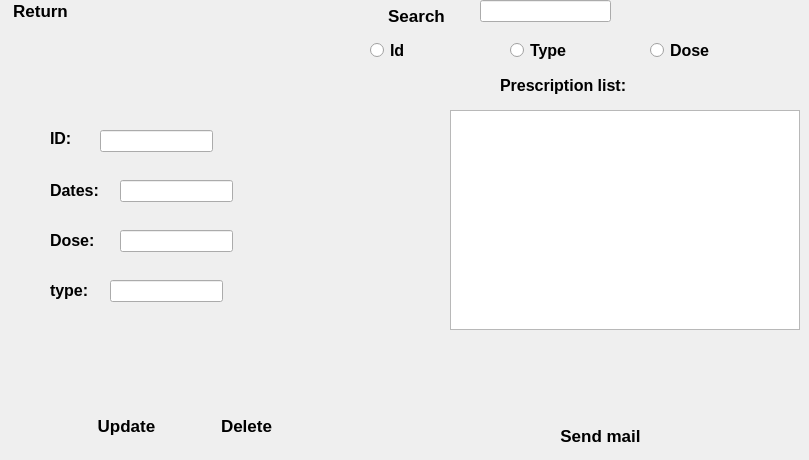
   <widget class="QWidget" name="page6">
    <widget class="QTableView" name="tableViewPrescription">
     <property name="geometry">
      <rect>
       <x>450</x>
       <y>110</y>
       <width>350</width>
       <height>220</height>
      </rect>
     </property>
     <property name="styleSheet">
      <string notr="true">background-image: url(:/img/administration/white.jpg);</string>
     </property>
    </widget>
    <widget class="QLabel" name="label_20">
     <property name="geometry">
      <rect>
       <x>500</x>
       <y>70</y>
       <width>171</width>
       <height>31</height>
      </rect>
     </property>
     <property name="font">
      <font>
       <pointsize>12</pointsize>
       <weight>75</weight>
       <bold>true</bold>
      </font>
     </property>
     <property name="text">
      <string>Prescription list:</string>
     </property>
    </widget>
    <widget class="QPushButton" name="pushButtondeletep6">
     <property name="geometry">
      <rect>
       <x>200</x>
       <y>410</y>
       <width>93</width>
       <height>31</height>
      </rect>
     </property>
     <property name="font">
      <font>
       <pointsize>13</pointsize>
       <weight>75</weight>
       <bold>true</bold>
      </font>
     </property>
     <property name="styleSheet">
      <string notr="true">QPushButton{

     background: qlineargradient(x1: 0, y1: 0, x2: 0, y2: 1,
                                 stop: 0 #f7f7f7, stop: 0.4 #f0f0f0,
                                 stop: 0.5 #e8e8e8, stop: 1.0 #dcdcdc);
border-radius:5px;
border-radius:5px;

}



QPushButton:hover{
background:   qlineargradient(x1: 0, y1: 0, x2: 0, y2: 1,
                                 stop: 0 #1b83fe, stop: 0.4 #4399fe,
                                 stop: 0.5 #5da7fe, stop: 1.0 #77b5fe);
color:white;
}</string>
     </property>
     <property name="text">
      <string>Delete</string>
     </property>
    </widget>
    <widget class="QPushButton" name="pushButtonupdatep6">
     <property name="geometry">
      <rect>
       <x>80</x>
       <y>410</y>
       <width>93</width>
       <height>31</height>
      </rect>
     </property>
     <property name="font">
      <font>
       <pointsize>13</pointsize>
       <weight>75</weight>
       <bold>true</bold>
      </font>
     </property>
     <property name="styleSheet">
      <string notr="true">QPushButton{

     background: qlineargradient(x1: 0, y1: 0, x2: 0, y2: 1,
                                 stop: 0 #f7f7f7, stop: 0.4 #f0f0f0,
                                 stop: 0.5 #e8e8e8, stop: 1.0 #dcdcdc);
border-radius:5px;
border-radius:5px;

}



QPushButton:hover{
background:   qlineargradient(x1: 0, y1: 0, x2: 0, y2: 1,
                                 stop: 0 #1b83fe, stop: 0.4 #4399fe,
                                 stop: 0.5 #5da7fe, stop: 1.0 #77b5fe);
color:white;
}</string>
     </property>
     <property name="text">
      <string>Update</string>
     </property>
    </widget>
    <widget class="QPushButton" name="pushButtonsearch">
     <property name="geometry">
      <rect>
       <x>370</x>
       <y>0</y>
       <width>93</width>
       <height>31</height>
      </rect>
     </property>
     <property name="font">
      <font>
       <pointsize>13</pointsize>
       <weight>75</weight>
       <bold>true</bold>
      </font>
     </property>
     <property name="styleSheet">
      <string notr="true">QPushButton{

     background: qlineargradient(x1: 0, y1: 0, x2: 0, y2: 1,
                                 stop: 0 #f7f7f7, stop: 0.4 #f0f0f0,
                                 stop: 0.5 #e8e8e8, stop: 1.0 #dcdcdc);
border-radius:5px;
border-radius:5px;

}



QPushButton:hover{
background:   qlineargradient(x1: 0, y1: 0, x2: 0, y2: 1,
                                 stop: 0 #1b83fe, stop: 0.4 #4399fe,
                                 stop: 0.5 #5da7fe, stop: 1.0 #77b5fe);
color:white;
}</string>
     </property>
     <property name="text">
      <string>Search</string>
     </property>
    </widget>
    <widget class="QPushButton" name="pushButtonmail">
     <property name="geometry">
      <rect>
       <x>540</x>
       <y>420</y>
       <width>121</width>
       <height>31</height>
      </rect>
     </property>
     <property name="font">
      <font>
       <pointsize>13</pointsize>
       <weight>75</weight>
       <bold>true</bold>
      </font>
     </property>
     <property name="styleSheet">
      <string notr="true">QPushButton{

     background: qlineargradient(x1: 0, y1: 0, x2: 0, y2: 1,
                                 stop: 0 #f7f7f7, stop: 0.4 #f0f0f0,
                                 stop: 0.5 #e8e8e8, stop: 1.0 #dcdcdc);
border-radius:5px;
border-radius:5px;

}



QPushButton:hover{
background:   qlineargradient(x1: 0, y1: 0, x2: 0, y2: 1,
                                 stop: 0 #1b83fe, stop: 0.4 #4399fe,
                                 stop: 0.5 #5da7fe, stop: 1.0 #77b5fe);
color:white;
}</string>
     </property>
     <property name="text">
      <string>Send mail</string>
     </property>
    </widget>
    <widget class="QLineEdit" name="lineEditsearch">
     <property name="geometry">
      <rect>
       <x>480</x>
       <y>0</y>
       <width>131</width>
       <height>22</height>
      </rect>
     </property>
     <property name="maxLength">
      <number>8</number>
     </property>
    </widget>
    <widget class="QRadioButton" name="radioButtonid">
     <property name="geometry">
      <rect>
       <x>370</x>
       <y>40</y>
       <width>97</width>
       <height>20</height>
      </rect>
     </property>
     <property name="font">
      <font>
       <pointsize>12</pointsize>
       <weight>75</weight>
       <bold>true</bold>
      </font>
     </property>
     <property name="text">
      <string>Id</string>
     </property>
    </widget>
    <widget class="QRadioButton" name="radioButtontype">
     <property name="geometry">
      <rect>
       <x>510</x>
       <y>40</y>
       <width>97</width>
       <height>21</height>
      </rect>
     </property>
     <property name="font">
      <font>
       <pointsize>12</pointsize>
       <weight>75</weight>
       <bold>true</bold>
      </font>
     </property>
     <property name="text">
      <string>Type</string>
     </property>
    </widget>
    <widget class="QRadioButton" name="radioButtondose">
     <property name="geometry">
      <rect>
       <x>650</x>
       <y>40</y>
       <width>121</width>
       <height>20</height>
      </rect>
     </property>
     <property name="font">
      <font>
       <pointsize>12</pointsize>
       <weight>75</weight>
       <bold>true</bold>
      </font>
     </property>
     <property name="text">
      <string>Dose</string>
     </property>
    </widget>
    <widget class="QPushButton" name="pushbutton_returnp6">
     <property name="geometry">
      <rect>
       <x>0</x>
       <y>0</y>
       <width>81</width>
       <height>21</height>
      </rect>
     </property>
     <property name="font">
      <font>
       <pointsize>13</pointsize>
       <weight>75</weight>
       <bold>true</bold>
      </font>
     </property>
     <property name="styleSheet">
      <string notr="true">QPushButton{

     background: qlineargradient(x1: 0, y1: 0, x2: 0, y2: 1,
                                 stop: 0 #f7f7f7, stop: 0.4 #f0f0f0,
                                 stop: 0.5 #e8e8e8, stop: 1.0 #dcdcdc);
border-radius:5px;
border-radius:5px;

}



QPushButton:hover{
background:   qlineargradient(x1: 0, y1: 0, x2: 0, y2: 1,
                                 stop: 0 #1b83fe, stop: 0.4 #4399fe,
                                 stop: 0.5 #5da7fe, stop: 1.0 #77b5fe);
color:white;
}</string>
     </property>
     <property name="text">
      <string>Return</string>
     </property>
    </widget>
    <widget class="QLabel" name="label_18">
     <property name="geometry">
      <rect>
       <x>50</x>
       <y>280</y>
       <width>56</width>
       <height>21</height>
      </rect>
     </property>
     <property name="font">
      <font>
       <pointsize>12</pointsize>
       <weight>75</weight>
       <bold>true</bold>
      </font>
     </property>
     <property name="text">
      <string>type:</string>
     </property>
    </widget>
    <widget class="QLineEdit" name="lineEditdose_2">
     <property name="geometry">
      <rect>
       <x>120</x>
       <y>230</y>
       <width>113</width>
       <height>22</height>
      </rect>
     </property>
     <property name="maxLength">
      <number>12</number>
     </property>
    </widget>
    <widget class="QLabel" name="label_22">
     <property name="geometry">
      <rect>
       <x>50</x>
       <y>230</y>
       <width>56</width>
       <height>21</height>
      </rect>
     </property>
     <property name="font">
      <font>
       <pointsize>12</pointsize>
       <weight>75</weight>
       <bold>true</bold>
      </font>
     </property>
     <property name="text">
      <string>Dose:</string>
     </property>
    </widget>
    <widget class="QLineEdit" name="lineEdit_typep5_2">
     <property name="geometry">
      <rect>
       <x>110</x>
       <y>280</y>
       <width>113</width>
       <height>22</height>
      </rect>
     </property>
     <property name="maxLength">
      <number>15</number>
     </property>
    </widget>
    <widget class="QLineEdit" name="lineEdit_idp5_2">
     <property name="geometry">
      <rect>
       <x>100</x>
       <y>130</y>
       <width>113</width>
       <height>22</height>
      </rect>
     </property>
     <property name="maxLength">
      <number>8</number>
     </property>
    </widget>
    <widget class="QLabel" name="label_17">
     <property name="geometry">
      <rect>
       <x>50</x>
       <y>180</y>
       <width>71</width>
       <height>21</height>
      </rect>
     </property>
     <property name="font">
      <font>
       <pointsize>12</pointsize>
       <weight>75</weight>
       <bold>true</bold>
      </font>
     </property>
     <property name="text">
      <string>Dates:</string>
     </property>
    </widget>
    <widget class="QLabel" name="label_16">
     <property name="geometry">
      <rect>
       <x>50</x>
       <y>130</y>
       <width>41</width>
       <height>16</height>
      </rect>
     </property>
     <property name="font">
      <font>
       <pointsize>12</pointsize>
       <weight>75</weight>
       <bold>true</bold>
      </font>
     </property>
     <property name="text">
      <string>ID:</string>
     </property>
    </widget>
    <widget class="QLineEdit" name="lineEditdates_2">
     <property name="geometry">
      <rect>
       <x>120</x>
       <y>180</y>
       <width>113</width>
       <height>22</height>
      </rect>
     </property>
     <property name="maxLength">
      <number>10</number>
     </property>
    </widget>
   </widget>
